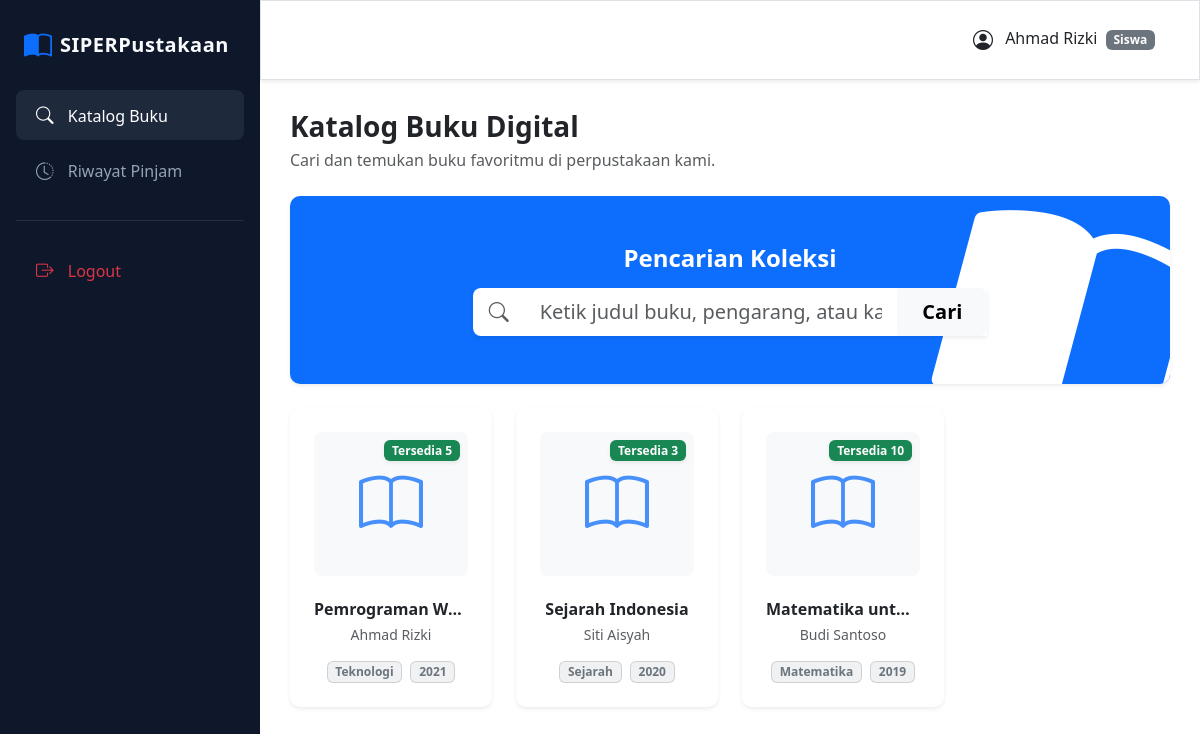
Screenshot of /katalog.php (signed in) with the database file from the repository.
### tables this page shows
CREATE TABLE `buku` (
  `kode_buku` varchar(20) NOT NULL,
  `judul` varchar(200) NOT NULL,
  `pengarang` varchar(100) NOT NULL,
  `penerbit` varchar(100) NOT NULL,
  `tahun_terbit` year(4) NOT NULL,
  `kategori` varchar(50) NOT NULL,
  `stok` int(11) NOT NULL,
  PRIMARY KEY (`kode_buku`)
);

### katalog.php (the view, shortened to what this page needs)
<?php
include 'header.php';
$cari = isset($_GET['cari']) ? mysqli_real_escape_string($conn, $_GET['cari']) : '';
?>
<div class="d-flex justify-content-between align-items-end mb-4">
    <div>
        <h3 class="fw-bold mb-1">Katalog Buku Digital</h3>
        <p class="text-muted mb-0">Cari dan temukan buku favoritmu di perpustakaan kami.</p>
    </div>
</div>
<div class="card border-0 shadow-sm mb-4 bg-primary text-white overflow-hidden position-relative">
    <div class="card-body p-4 p-md-5 position-relative" style="z-index: 2;">
        <div class="row justify-content-center">
            <div class="col-md-8 text-center">
                <h4 class="fw-bold mb-3">Pencarian Koleksi</h4>
                <form method="GET">
                    <div class="input-group input-group-lg shadow-sm">
                        <span class="input-group-text bg-white border-0 text-muted"><i class="bi bi-search"></i></span>
                        <input type="text" name="cari" class="form-control border-0" placeholder="Ketik judul buku, pengarang, atau kategori..." value="<?= htmlspecialchars($cari) ?>">
                        <button class="btn btn-light fw-bold px-4" type="submit">Cari</button>
                    </div>
                </form>
            </div>
        </div>
    </div>
    <i class="bi bi-book-half position-absolute opacity-10" style="font-size: 15rem; right: -20px; top: -50px; transform: rotate(15deg); z-index: 1;"></i>
</div>
<div class="row g-4">
    <?php
    $query = "SELECT * FROM buku WHERE judul LIKE '%$cari%' OR pengarang LIKE '%$cari%' OR kategori LIKE '%$cari%'";
    $result = mysqli_query($conn, $query);
    if(mysqli_num_rows($result) > 0):
        while($r = mysqli_fetch_assoc($result)):
    ?>
    <div class="col-xl-3 col-lg-4 col-md-6">
        <div class="card h-100 border-0 shadow-sm book-card transition-hover">
            <div class="card-body text-center p-4">
                <div class="mb-4 bg-light rounded-3 py-4 position-relative">
                    <i class="bi bi-book text-primary opacity-75" style="font-size: 4rem;"></i>
                    <?php if($r['stok'] > 0): ?>
                        <span class="position-absolute top-0 end-0 badge bg-success m-2 shadow-sm">Tersedia <?= $r['stok'] ?></span>
                    <?php else: ?>
                        <span class="position-absolute top-0 end-0 badge bg-danger m-2 shadow-sm">Kosong</span>
                    <?php endif; ?>
                </div>
                <h6 class="fw-bold mb-1 text-truncate" title="<?= htmlspecialchars($r['judul']) ?>"><?= htmlspecialchars($r['judul']) ?></h6>
                <p class="text-muted small mb-2"><?= htmlspecialchars($r['pengarang']) ?></p>
                <div class="d-flex justify-content-center gap-2 mt-3">
                    <span class="badge bg-secondary bg-opacity-10 text-secondary border border-secondary border-opacity-25"><?= htmlspecialchars($r['kategori']) ?></span>
                    <span class="badge bg-secondary bg-opacity-10 text-secondary border border-secondary border-opacity-25"><?= $r['tahun_terbit'] ?></span>
                </div>
            </div>
        </div>
    </div>
    <?php
        endwhile;
    else:
        echo "<div class='col-12'><div class='alert alert-warning border-0 shadow-sm text-center py-4'><i class=".'bi bi-exclamation-circle-fill text-warning fs-3 d-block mb-2'."></i>Buku yang kamu cari tidak ditemukan.</div></div>";
    endif;
    ?>
</div>
<?php include 'footer.php'; ?>

### header.php (style rules this page uses)
.card { border-radius: 10px; border: none; box-shadow: 0 1px 3px rgba(0,0,0,0.1); }

### katalog.php (style rules this page uses)
.book-card { transition: transform 0.2s, box-shadow 0.2s; }

### rows the page displays
buku: stok "5", judul "Pemrograman W…", pengarang "Ahmad Rizki", kategori "Teknologi", tahun_terbit "2021"
buku: stok "3", judul "Sejarah Indonesia", pengarang "Siti Aisyah", kategori "Sejarah", tahun_terbit "2020"
buku: stok "10", judul "Matematika unt…", pengarang "Budi Santoso", kategori "Matematika", tahun_terbit "2019"

### other values shown
$_SESSION['nama'] "Ahmad Rizki"
$role "Siswa"
